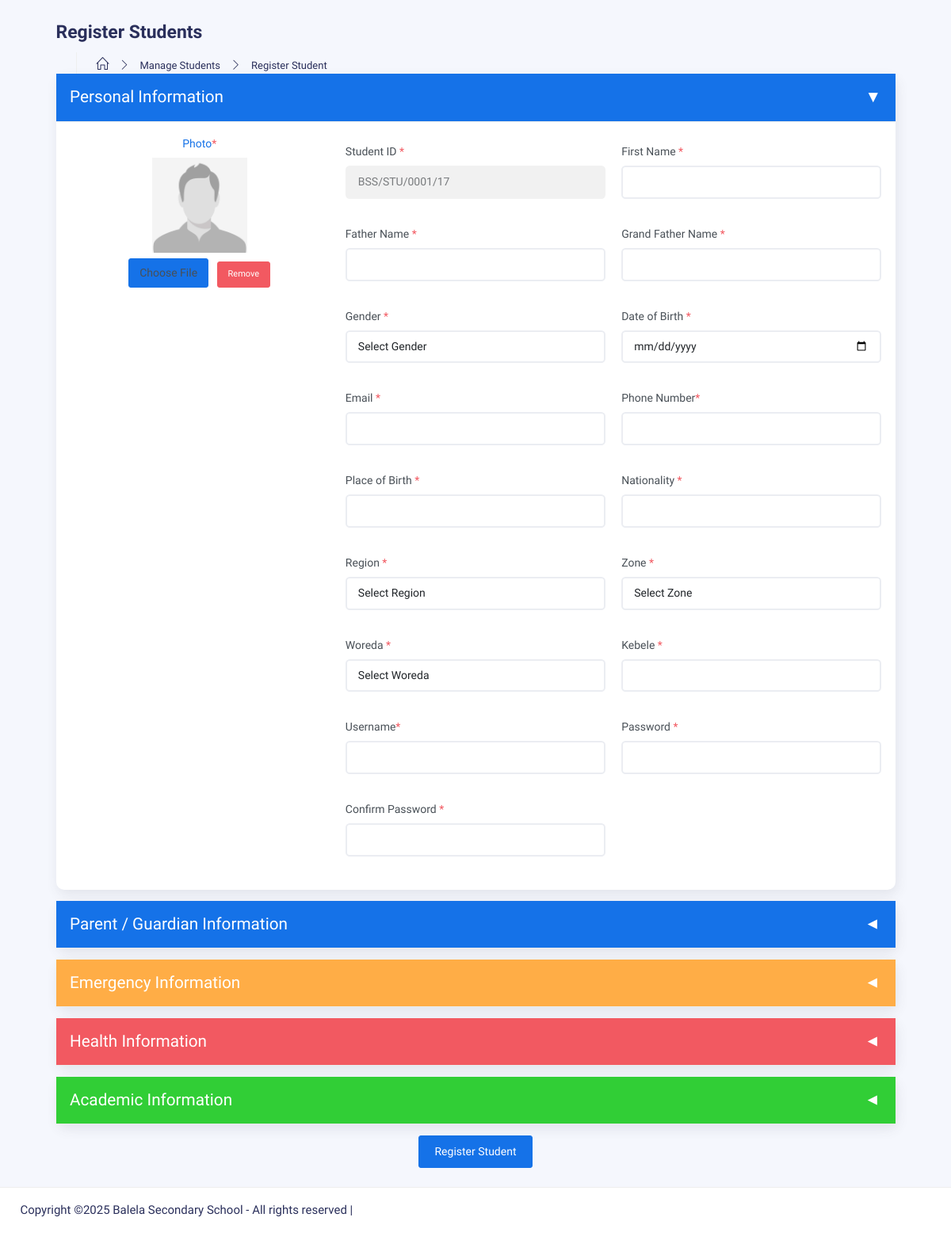
Before: /Director/register_student.php with the older database file.
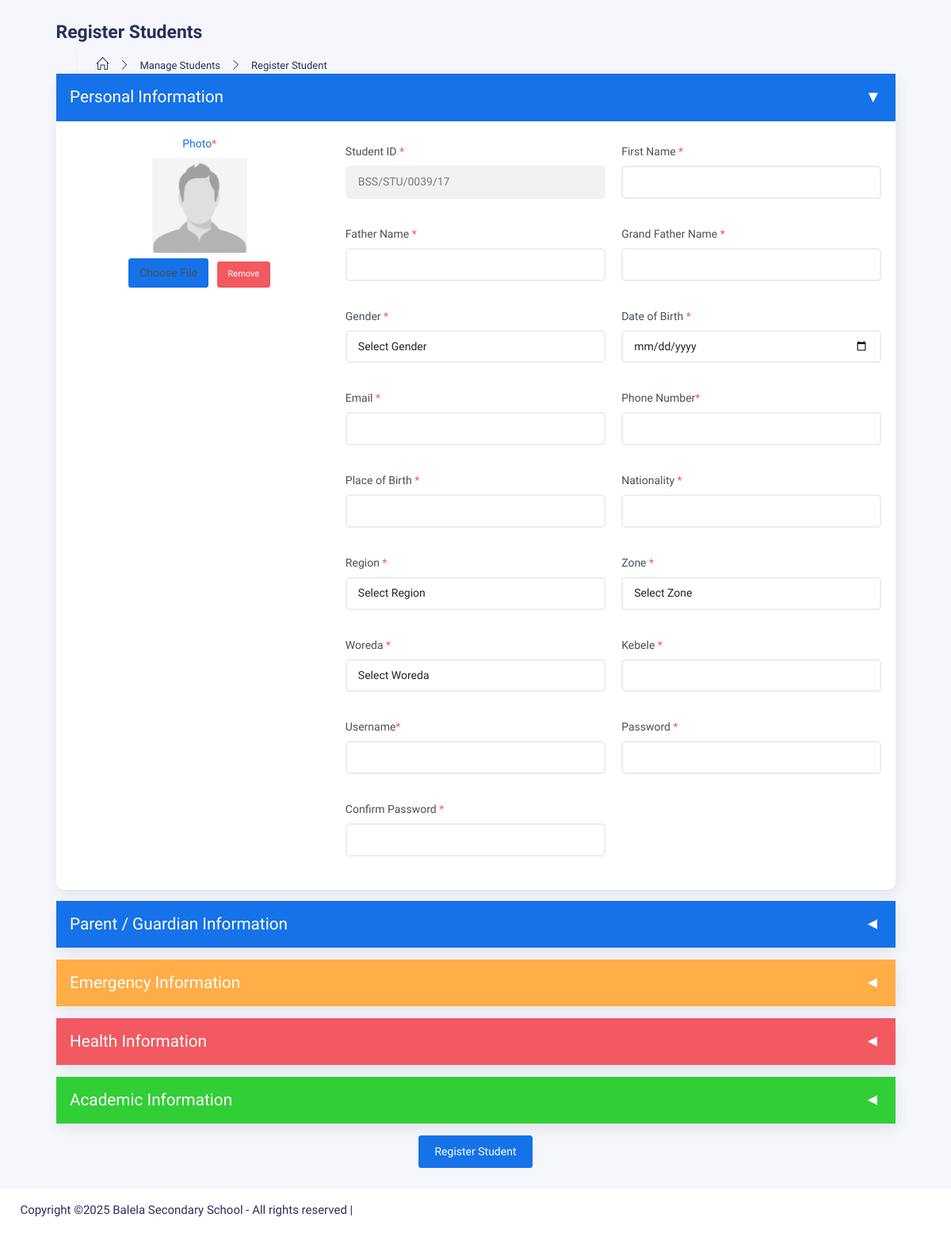
After: the same page with the newer database file.
### tables this page shows
CREATE TABLE IF NOT EXISTS `students` (
  `sid` int NOT NULL AUTO_INCREMENT,
  `student_photo` varchar(250) NOT NULL,
  `student_id` varchar(50) NOT NULL,
  `first_name` varchar(100) NOT NULL,
  `father_name` varchar(100) NOT NULL,
  `grand_father_name` varchar(100) NOT NULL,
  `gender` varchar(20) NOT NULL,
  `dob` date NOT NULL,
  `email` varchar(150) NOT NULL,
  `phone` varchar(20) NOT NULL,
  `birth_place` varchar(150) NOT NULL,
  `nationality` varchar(100) NOT NULL,
  `region` int NOT NULL,
  `zone` int DEFAULT NULL,
  `woreda` int DEFAULT NULL,
  `kebele` varchar(100) NOT NULL,
  `username` varchar(50) NOT NULL,
  `password` varchar(255) NOT NULL,
  `mother_name` varchar(100) DEFAULT NULL,
  `father_full_name` varchar(100) NOT NULL,
  `father_contact` varchar(20) DEFAULT NULL,
  `mother_contact` varchar(20) DEFAULT NULL,
  `father_occupation` varchar(100) DEFAULT NULL,
  `mother_occupation` varchar(100) DEFAULT NULL,
  `emergency_contact_name` varchar(100) DEFAULT NULL,
  `emergency_contact_phone` varchar(20) DEFAULT NULL,
  `blood_group` varchar(10) DEFAULT NULL,
  `medical_condition` varchar(50) DEFAULT NULL,
  `other_condition` varchar(100) DEFAULT NULL,
  `disabilities` varchar(20) DEFAULT NULL,
  `previous_school` varchar(150) DEFAULT NULL,
  `previous_documents` varchar(250) DEFAULT NULL,
  `created_at` timestamp NULL DEFAULT CURRENT_TIMESTAMP,
  PRIMARY KEY (`sid`),
  UNIQUE KEY `student_id` (`student_id`),
  UNIQUE KEY `username` (`username`)
);

### connection/function.php (called while the page is built, shortened)
<?php
include 'connection.php';
function getNextIdNumber() {
    global $conn;
    $query = "SELECT student_id FROM students ORDER BY Student_id DESC LIMIT 1";
    $result = mysqli_query($conn, $query);
    $gregorianYear = date("Y");
    $month = (int)date("n");
    $ethiopianYear = $gregorianYear - 7;
    if ($month < 9) {
        $ethiopianYear -= 1;
    }
    $prefix = "BSS/STU/";
    $newNumber = 1;
    if ($result && mysqli_num_rows($result) > 0) {
        $row = mysqli_fetch_assoc($result);
        $lastId = $row['student_id'];
        $parts = explode("/", $lastId);
        if (count($parts) === 4) {
            $newNumber = (int)$parts[2] + 1;
        }
    }
    $paddedNumber = str_pad($newNumber, 4, "0", STR_PAD_LEFT);
    return $prefix . $paddedNumber . "/" . substr($ethiopianYear, -2);
}
?>

### Director/register_student.php (the view, shortened to what the changed rows need)
<?php
include('directorHeader.php');
$generatedId = getNextIdNumber();
?>
<div class="container">
    <div class="page-inner">
        <div class="main-content">
            <section class="section">
                <form action="" method="POST" enctype="multipart/form-data" id="studentForm">
                    <div class="card mb-3">
                        <div class="collapse show" id="personalInfo">
                            <div class="card-body">
                                <div class="row">
                                    <div class="col-lg-8">
                                        <div class="row">
                                            <div class="form-group col-12 col-md-6 mb-3">
                                                <label for="student_id">Student ID <span class="text-danger">*</span></label>
                                                <input id="student_id" type="text" class="form-control" name="student_id" value="<?php echo htmlspecialchars($generatedId); ?>" readonly/>
                                            </div>
                                        </div>
                                    </div>
                                </div>
                            </div>
                        </div>
                    </div>
                </form>
            </section>
        </div>
    </div>
</div>
<?php
include('../admin/footer.php');
?>

Changed rows visible on the page:
added students: student_id "BSS/STU/0039/17"
Other visible differences:
form field student_id: "BSS/STU/0001/17" → (not shown)
